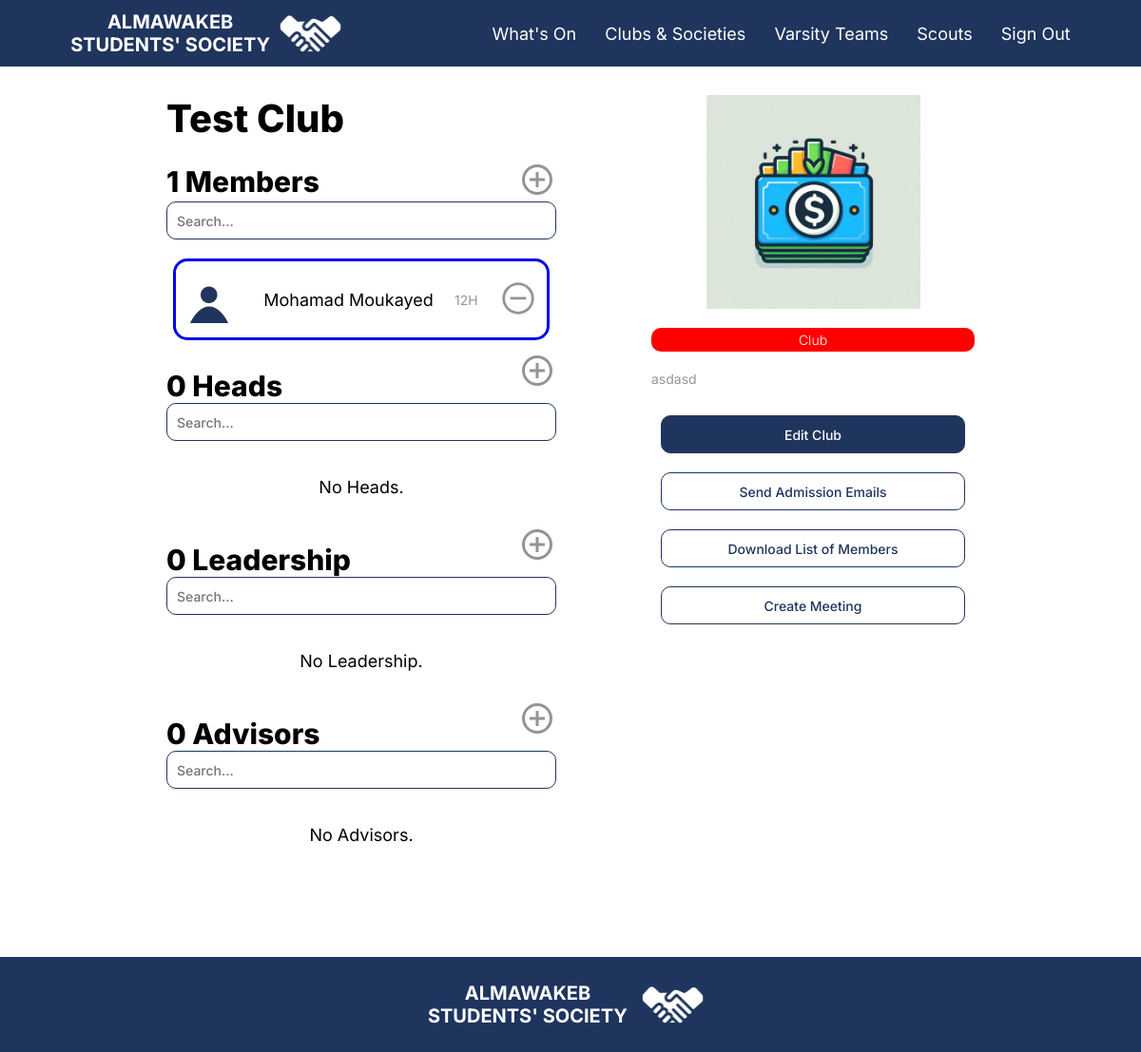
Page /profile/Club/3 (signed in) on the committed database.
### mainapp/models.py (models this page shows, shortened)
class Club(models.Model):
    name = models.CharField(max_length=255)
    heads = models.ManyToManyField(User, related_name='head_clubs', blank=True)
    leadership = models.ManyToManyField(User, related_name='leadership_roles', blank=True)
    members = models.ManyToManyField(User, related_name='membership_clubs', blank=True)
    advisors = models.ManyToManyField(User, related_name='advisor_clubs', blank=True)
    events = models.ManyToManyField('Event', related_name='events', blank=True)
    type = models.CharField(choices=[('male', "Boys Only"),('female','Girls Only'), ('mixed', 'Mixed Club')], default='mixed', max_length=6)
    about = models.TextField()
    logo = models.ImageField(upload_to='clubs_logos/')
    color = models.CharField(max_length=7)  # Hex color code
    links = models.ManyToManyField(Links, related_name='club_links', blank=True)

class User(AbstractBaseUser, PermissionsMixin):
    name = models.CharField(max_length=255)
    email = models.EmailField(verbose_name="email", max_length=60, unique=True)
    is_admin = models.BooleanField(default=False)
    is_staff = models.BooleanField(default=False)
    is_active = models.BooleanField(default=True)
    associated_student = models.ForeignKey("Student",null=True, blank=True, on_delete=models.CASCADE)
    associated_faculty = models.ForeignKey("Faculty",null=True, blank=True, on_delete=models.CASCADE)
    associated_clubs = models.ManyToManyField("Club", blank=True,related_name="associated_clubs")
    associated_varsities = models.ManyToManyField("Varsity", blank=True,related_name="associated_varsity")
    objects = UserManager()
    USERNAME_FIELD = 'email'
    REQUIRED_FIELDS = ['name']

class Student(models.Model):
    student_db_id = models.CharField(max_length=20, primary_key=True,help_text="Student ID")
    YEAR_CHOICES = [
        ('FR', 'Freshman'),
        ('SO', 'Sophomore'),
        ('JR', 'Junior'),
        ('SR', 'Senior'),
    ]
    SECTION_CHOICES = [
        ('A', 'A'),
        ('B', 'B'),
        ('C', 'C'),
        ('D', 'D'),
        ('E', 'E'),
        ('F', 'F'),
        ('G', 'G'),
        ('H', 'H'),
        ('I', 'I'),
        ('J', 'J'),
    ]
    year_level = models.IntegerField(blank=True, null=True)
    section = models.CharField(max_length=1, choices=SECTION_CHOICES)
    profile_picture = models.ImageField(upload_to='profiles/', null=True, blank=True, default='default-pfp.png')
    about = models.TextField(blank=True,null=True)
    year_level_title = models.CharField(max_length=10, blank=True)
    gender = models.CharField(max_length=10,choices=[('male', 'Male'), ('female','Female')], default='male')

### mainapp/views.py (the view)
# urls.py: path("profile/Club/<int:club_id>", views.ClubProfile, name="user_profile"),
def ClubProfile(request: WSGIRequest, club_id):
    if request.user is None:
        return redirect("/")
    else:
        memberCount = 0
        clubSlashMembers = None
        allUsers = User.objects.all()
        events = []
        for event in Event.objects.all():
            if request.user in event.attending_Students.all():
                events.append(event)
        club = Club.objects.get(id=club_id)
        if club in request.user.associated_clubs.all():
            return render(request, "profile_club.html", {'url':request.build_absolute_uri(), 'user': request.user, 'club': club,"clubSlashMembers": clubSlashMembers, 'allUsers': allUsers, 'attendingEvents':events})
        else:
            return HttpResponse("<h1>YOU DO NOT HAVE PERMISSION TO THIS CLUB</h1>")

### templates/profile_club.html (shortened to what this page needs)
{% extends 'Base.html' %}
{% load static %}
{% load custom_tags %}
{% block content %}
<div class="pagecontrol">
    <div style="display: flex; justify-content: space-between; flex-direction: column; flex: 1;">
        <p class="pageTitle" style="margin: 0px;">{{ club.name }}</p>
        <br>
        <div class="profileRow">
        <p class="pageSubtitle" style="margin: 0px;">{{club.members.count}} Members</p>
        <button class="btn empty" onclick="openMemberPopup('member')"><img src="{%static '../media/images/joinButton.svg' %}"></button>
        </div>
        <input class="textfield" placeholder="Search..." style="margin: 0px; width: unset;" id="memberSearch">
        <br>
        <div class="grid" id="memberField">
            {% for member in club.members.all %}
            <a href="/Student/Detail/{{member.pk}}"  class="profileRow">
                <div class="profileRow Box" style="border: {{ member.color }} 3px solid; border-radius: 15px; padding: 10px; gap: 10px;">
                    <img class="eventCover" style=" width: 50px; height: 50px; margin-right: 10px;" src="{{ member.associated_student.profile_picture.url }}" alt="Club Cover">
                    <p class="text">{{ member.name }}</p>
                    <p class="aboutText">{{ member.associated_student.year_level }}{{ member.associated_student.section }}</p>
                    <button class="btn empty" onclick="event.preventDefault(); removeMember('{{member.email}}', 'Member');"><img src="{%static '../media/images/removeButton.svg' %}"></button>
                </div>
            </a>
            {% empty %}
            <p class="text">No Members.</p>
            {% endfor %}
        </div>
        <div class="profileRow">
        <p class="pageSubtitle" style="margin: 0px; margin-top: 30px;">{{club.heads.count}} Heads</p>
        <button class="btn empty" onclick="openMemberPopup('head')"><img src="{%static '../media/images/joinButton.svg' %}"></button>
        </div>
        <input class="textfield" placeholder="Search..." style="margin: 0px; width: unset;" id="headSearch">
        <br>
        <div class="grid" id="headField">
            {% for head in club.heads.all %}
            <a href="/Student/Detail/{{head.pk}}"  class="profileRow">
                <div class="profileRow Box" style="border: {{ head.color }} 3px solid; border-radius: 15px; padding: 10px; gap: 10px;">
                    <img class="eventCover" style=" width: 50px; height: 50px; margin-right: 10px;" src="{{ head.associated_student.profile_picture.url }}" alt="Club Cover">
                    <p class="text">{{ head.name }}</p>
                    <p class="aboutText">{{ head.associated_student.year_level }}{{ head.associated_student.section }}</p>
                    <button class="btn empty" onclick="event.preventDefault(); removeMember('{{head.email}}', 'Head');"><img src="{%static '../media/images/removeButton.svg' %}"></button>
                </div>
            </a>
            {% empty %}
            <p class="text">No Heads.</p>
            {% endfor %}
        </div>
        <div class="profileRow">
        <p class="pageSubtitle" style="margin: 0px; margin-top: 30px;">{{club.leadership.count}} Leadership</p>
        <button class="btn empty" onclick="openMemberPopup('leadership')"><img src="{%static '../media/images/joinButton.svg' %}"></button>
        </div>
        <input class="textfield" placeholder="Search..." style="margin: 0px; width: unset;" id="leaderSearch">
        <br>
        <div class="grid" id="leaderField">
            {% for leader in club.leadership.all %}
            <a href="/Student/Detail/{{leader.pk}}"  class="profileRow">
                <div class="profileRow Box" style="border: {{ leader.color }} 3px solid; border-radius: 15px; padding: 10px; gap: 10px;">
                    <img class="eventCover" style=" width: 50px; height: 50px; margin-right: 10px;" src="{{ leader.associated_student.profile_picture.url }}" alt="Club Cover">
                    <p class="text">{{ leader.name }}</p>
                    <p class="aboutText">{{ leader.associated_student.year_level }}{{ leader.associated_student.section }}</p>
                    <button class="btn empty" onclick="event.preventDefault(); removeMember('{{leader.email}}', 'Leadership');"><img src="{%static '../media/images/removeButton.svg' %}"></button>
                </div>
            </a>
            {% empty %}
            <p class="text">No Leadership.</p>
            {% endfor %}
        </div>
        <div class="profileRow">
        <p class="pageSubtitle" style="margin: 0px; margin-top: 30px;">{{club.advisors.count}} Advisors</p>
        <button class="btn empty" onclick="openMemberPopup('advisor')"><img src="{%static '../media/images/joinButton.svg' %}"></button>
        </div>
        <input class="textfield" placeholder="Search..." style="margin: 0px; width: unset;" id="advisorSearch">
        <br>
        <div class="grid" id="advisorField">
            {% for advisor in club.advisors.all %}
            <a href="/Faculty/Detail/{{advisor.pk}}" class="profileRow">
                <div class="profileRow Box" style="border: {{ advisor.color }} 3px solid; border-radius: 15px; padding: 10px; gap: 10px;">
                    <img class="eventCover" style=" width: 50px; height: 50px; margin-right: 10px;" src="{{ advisor.associated_faculty.profile_picture.url }}" alt="Club Cover">
                    <p class="text">{{ advisor.name }}</p>
                    {% comment %} <p class="aboutText">{{ advisor.associated_student.year_level }}{{ advisor.associated_student.section }}</p> {% endcomment %}
                    <button class="btn empty" onclick="event.preventDefault(); removeMember('{{advisor.email}}', 'Advisor');"><img src="{%static '../media/images/removeButton.svg' %}"></button>
                </div>
            </a>
            {% empty %}
            <p class="text">No Advisors.</p>
            {% endfor %}
        </div>
    </div>
    <div>
        <div class="centerer huns" style="margin-bottom: 20px;">
        <img src="{{ club.logo.url }}" alt="Profile Picture" class="articleCover">
        </div>
        <div class="tagBox" style="background: {{club.color}};">
            <p class="tagText">Club</p>
        </div>
        <div class="aboutText sidebar">{{ club.about|safe }}</div>
        <a href="/profile/Edit/Club/{{club.pk}}" class="centercontrol"><button class="btn primary">Edit Club</button></a><br>
        <a class="centercontrol"><button class="btn" onclick="openMemberPopup('selectApplicant')" >Send Admission Emails</button><a/><br>
        <a class="centercontrol"><button class="btn" onclick="downloadList()">Download List of Members</button></a><br>
        <a href="/profile/Edit/Club/{{club.pk}}" class="centercontrol"><button class="btn">Create Meeting</button></a>
    </div>
</div>
{% endblock %}

### static/CSS/base.css (style rules this page uses)
a { text-decoration: none; }
.pageTitle { color: black; font-size: 40px; font-family: Inter; font-weight: 800; margin-top: 0px; margin-bottom: 30px; }
.pageSubtitle { color: black; font-size: 30px; font-family: Inter; font-weight: 800; }
.text { color: black; font-size: 18px; font-family: Inter; font-weight: 400; }
.aboutText { color: #949494; font-size: 14px; font-family: Inter; font-weight: 400; }
.aboutText.sidebar { max-width: 300px; word-break: normal; word-wrap: normal; }
div.aboutText.sidebar { padding-top: 20px; padding-bottom: 20px; }
.grid { display: grid; grid-gap: 25px; justify-items: center; grid-template-columns: repeat(auto-fit, minmax(300px, 1fr)); }
.eventCover { width: 300px; height: 300px }
.tagBox { display: flex; height: 25px; background: #414648; border-radius: 10px; align-items: center; justify-content: center; }
.tagText { text-align: center; color: white; font-size: 14px; font-family: Inter; font-weight: 300; }
.articleCover { width: 225px; height: 225px; }
.btn { border: 1px solid #1F355E; width: 320px; height: 40px; border-radius: 10px; background-color: white; margin: 10px; color: #1F355E; font-family: 'Inter'; font-size: 14px; font-weight: 500; cursor: pointer; transition-duration: 0.2s; }
.btn.primary { background-color: #1F355E; color: white; }
.btn.empty { border: none; width: unset; height: unset; background-color: transparent; margin: 0px; padding: 0px; }
.centerer { display: flex; justify-content: center; flex-direction: column; align-items: center; height: 50%; }
.centerer.huns { height: unset; }
.textfield { border: 1px solid #1F355E; width: 306px; height: 36px; border-radius: 10px; background-color: white; margin: 10px; color: #1F355E; font-family: 'Inter'; font-size: 14px; font-weight: 500; padding-left: 10px; padding-right: 10px; }
.profileRow { display: flex; justify-content: space-between; align-items: center; }
.Box { width: 370px; height: 60px; }
img { object-fit: contain; }
div { font-family: 'Inter'; }
.pagecontrol { display: flex; gap: 100px; justify-content: space-between; }

### rows in the picture
Club: name "Test Club", members.count "1", heads.count "0", leadership.count "0", advisors.count "0", logo (picture), about "asdasd"
User: associated_student.profile_picture (placeholder picture), name "Mohamad Moukayed", associated_student.year_level "12", associated_student.section "H"
